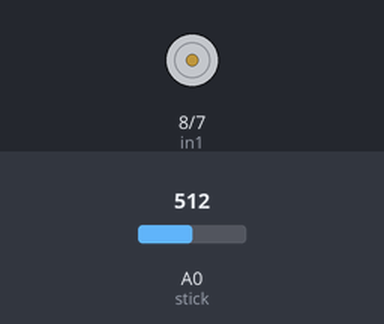
A sketch run on a simulated Arduino Uno, built with avr-gcc and run on an emulated ATmega328P. Shown: motor-driver pin pairs drawn as motors (green arrow = first pin HIGH = forward, orange = second pin HIGH = backward, longer = more drive). Inputs (shaded band) come from the test bench; at power-on: A0 (stick) = 512.

Above: at 1.2 s.
1.3 s: A0 (stick) set to 614
2.8 s: A0 (stick) set to 640
At 3.6 s:
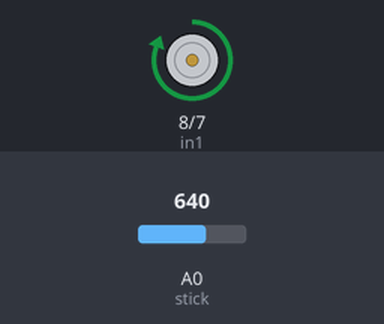
4.3 s: A0 (stick) set to 306
At 4.7 s:
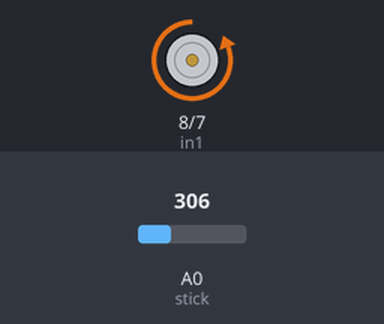
5.8 s: A0 (stick) set to 391
7.3 s: A0 (stick) set to 427
At 8.2 s:
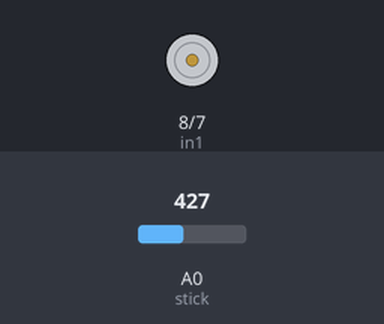
8.8 s: A0 (stick) set to 716
At 9.4 s:
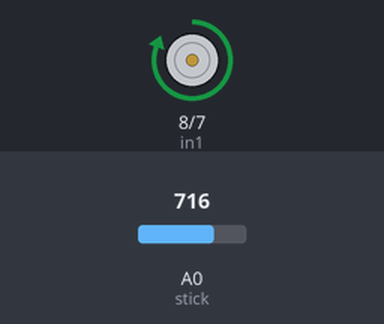
Timing chart, 0 to 11.3 s (numbered marks = the images above; inputs shaded):
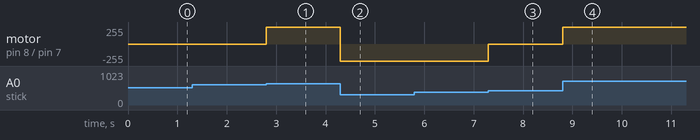

Measured:
- the behaviour switches between 624 and 625 on A0 (stick) (found by bisection; images 0 and 1)
- the behaviour switches between 409 and 410 on A0 (stick) (found by bisection; images 2 and 3)
- after the input at 1.3 s, every drawn part: stays the same
- after the input at 2.8 s, motor on pin 8 (in1) / pin 7 (in2): stopped → forward 255/255 at once
- after the input at 4.3 s, motor on pin 8 (in1) / pin 7 (in2): forward 255/255 → backward 255/255 at once
- after the input at 5.8 s, every drawn part: stays the same
- after the input at 7.3 s, motor on pin 8 (in1) / pin 7 (in2): backward 255/255 → stopped at once
- after the input at 8.8 s, motor on pin 8 (in1) / pin 7 (in2): stopped → forward 255/255 at once

The sketch:

joystickMotor.ino
```cpp
//Define input and output pins
const int stick = A0;
const int in1 = 8; //H bridge pin 1
const int in2 = 7; //H bridge pin 1

void setup() {
  //Set pin modes
  pinMode(stick, INPUT);
  pinMode(in1, OUTPUT);
  pinMode(in2, OUTPUT);
}
void loop() {
  //Read in value of joystick then map it to a range of 0 - 100
  int val = analogRead(stick);
  val = map(val, 0, 1024, 0, 100);

  if(val > 60){
    //Run motor forward
    digitalWrite(in1, HIGH);
    digitalWrite(in2, LOW);
  }else if(val < 40){
    //Run motor backward
    digitalWrite(in1, LOW);
    digitalWrite(in2, HIGH);
  }else{
    //Turn off motor, this will be triggered when joystick is back in the neutral position (50ish)
    digitalWrite(in1, LOW);
    digitalWrite(in2, LOW);
  }
}
```
